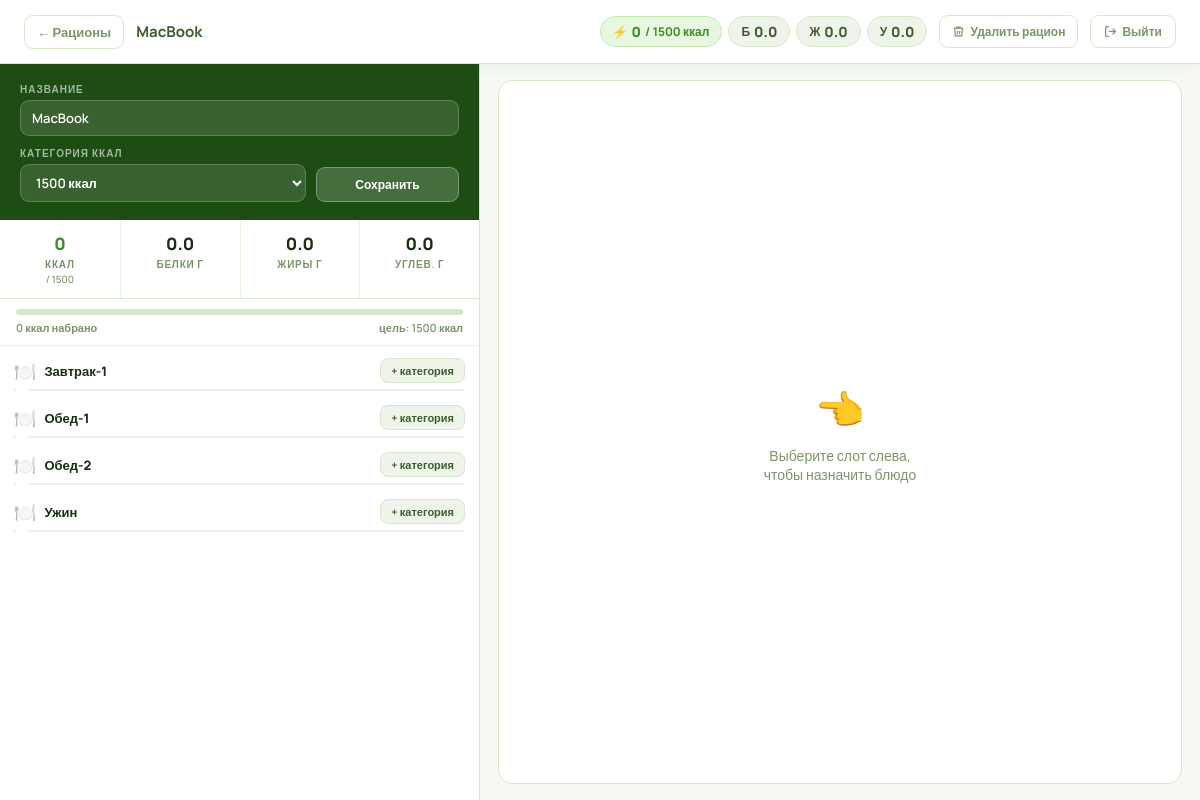
Screenshot of /rations/51/edit/ (signed in) with the database file from the repository.
### myapp/models.py (models this page shows, shortened)
class Ration(models.Model):
    group = models.ForeignKey(
        RationGroup, on_delete=models.CASCADE,
        related_name="rations", verbose_name="Группа",
        null=True, blank=True,
    )
    name = models.CharField(max_length=300, verbose_name="Название рациона")
    kcal_category = models.IntegerField(choices=KCAL_CATEGORIES, verbose_name="Категория калорийности")
    notes = models.TextField(blank=True, null=True, verbose_name="Примечания")
    created_at = models.DateTimeField(auto_now_add=True)
    updated_at = models.DateTimeField(auto_now=True)
    class Meta:
        verbose_name = "Рацион"
        verbose_name_plural = "Рационы"
        ordering = ["-created_at"]

class MealTime(models.Model):
    name = models.CharField(max_length=100, verbose_name="Название")
    icon = models.CharField(max_length=10, blank=True, default="🍽️", verbose_name="Иконка")
    order = models.PositiveSmallIntegerField(default=0, verbose_name="Порядок")
    class Meta:
        verbose_name = "Приём пищи"
        verbose_name_plural = "Приёмы пищи"
        ordering = ["order", "name"]

class RationSlot(models.Model):
    ration = models.ForeignKey(
        Ration, on_delete=models.CASCADE,
        related_name="slots", verbose_name="Рацион"
    )
    meal_time = models.ForeignKey(
        MealTime, on_delete=models.SET_NULL,
        null=True, blank=True,
        verbose_name="Приём пищи"
    )
    slot_type = models.CharField(
        max_length=50, choices=SLOT_TYPES,
        null=True, blank=True,
        verbose_name="Категория блюда"
    )
    product = models.ForeignKey(
        Product, on_delete=models.SET_NULL,
        null=True, blank=True,
        related_name="ration_slots", verbose_name="Блюдо"
    )
    order = models.PositiveSmallIntegerField(default=0, verbose_name="Порядок")
    class Meta:
        verbose_name = "Слот рациона"
        verbose_name_plural = "Слоты рациона"
        ordering = ["order", "meal_time__order"]

### myapp/views.py (the view, shortened to what this page needs)
# urls.py: path("rations/<int:pk>/edit/", views.ration_edit, name="ration_edit"),
def ration_edit(request, pk):
    ration = get_object_or_404(Ration, pk=pk)
    slots = list(
        ration.slots
        .select_related("product", "meal_time")
        .order_by("order", "meal_time__order")
    )
    meal_time_groups = {}  # {meal_time_id: {meal_time, slots: []}}
    total_kcal = total_protein = total_fat = total_carbs = 0
    for slot in slots:
        mt_id = slot.meal_time_id
        if mt_id not in meal_time_groups:
            meal_time_groups[mt_id] = {
                "meal_time": slot.meal_time,
                "slots": [],
            }
        p = slot.product
        kcal    = float(p.kcal_per_serving or 0) if p else 0
        protein = float(p.protein_per_serving or 0) if p else 0
        fat     = float(p.fat_per_serving or 0) if p else 0
        carbs   = float(p.carbs_per_serving or 0) if p else 0
        total_kcal    += kcal
        total_protein += protein
        total_fat     += fat
        total_carbs   += carbs
        meal_time_groups[mt_id]["slots"].append({
            "slot": slot,
            "label": SLOT_LABELS.get(slot.slot_type, slot.slot_type) if slot.slot_type else None,
            "icon":  SLOT_ICONS.get(slot.slot_type, "🍴") if slot.slot_type else "❓",
            "color": SLOT_COLORS.get(slot.slot_type, "green") if slot.slot_type else "green",
            "kcal":    round(kcal, 1),
            "protein": round(protein, 1),
            "fat":     round(fat, 1),
            "carbs":   round(carbs, 1),
        })
    occupied_ids = set()
    if ration.group_id:
        occupied_ids = set(
            RationSlot.objects.filter(
                ration__group_id=ration.group_id,
                product__isnull=False,
            ).exclude(ration=ration)
            .values_list("product_id", flat=True)
        )
    meal_cat_map = {}
    for key, _ in SLOT_TYPES:
        prods = list(
            Product.objects
            .filter(meal_categories__key=key)
            .exclude(pk__in=occupied_ids)
            .order_by("name")
        )
        meal_cat_map[key] = [
            {
                "id": p.pk, "name": p.name,
                "kcal":    float(p.kcal_per_serving or 0),
                "protein": float(p.protein_per_serving or 0),
                "fat":     float(p.fat_per_serving or 0),
                "carbs":   float(p.carbs_per_serving or 0),
                "photo":   p.photo.url if p.photo else "",
            }
            for p in prods
        ]
    all_meal_times = list(MealTime.objects.order_by("order", "name"))
    all_products = list(
        Product.objects
        .prefetch_related("meal_categories")
        .exclude(pk__in=occupied_ids)
        .order_by("name")
    )
    all_products_json = [
        {
            "id": p.pk, "name": p.name,
            "category": " / ".join(str(c) for c in p.meal_categories.all()),
            "kcal":    float(p.kcal_per_serving or 0),
            "protein": float(p.protein_per_serving or 0),
            "fat":     float(p.fat_per_serving or 0),
            "carbs":   float(p.carbs_per_serving or 0),
            "photo":   p.photo.url if p.photo else "",
        }
        for p in all_products
    ]
    return render(request, "myapp/ration_edit.html", {
        "ration": ration,
        "meal_time_groups": list(meal_time_groups.values()),
        "total_kcal":    round(total_kcal, 1),
        "total_protein": round(total_protein, 1),
        "total_fat":     round(total_fat, 1),
        "total_carbs":   round(total_carbs, 1),
        "slot_types":    SLOT_TYPES,
        "slot_icons":    SLOT_ICONS,
        "slot_colors":   SLOT_COLORS,
        "slot_labels":   SLOT_LABELS,
        "kcal_categories": KCAL_CATEGORIES,
        "all_meal_times":  all_meal_times,
        "meal_cat_map_json":  json.dumps(meal_cat_map, ensure_ascii=False),
        "slot_icons_json":    json.dumps(SLOT_ICONS, ensure_ascii=False),
        "slot_labels_json":   json.dumps(SLOT_LABELS, ensure_ascii=False),
        "occupied_count": len(occupied_ids),
        "all_products_json":  json.dumps(all_products_json, ensure_ascii=False),
    })

### myapp/models.py (called while the page is built)
    def __str__(self):
        return SLOT_LABELS.get(self.key, self.key)

### myapp/templatetags/custom_filters.py (called while the page is built)
@register.filter
def get_item(dictionary, key):
    return dictionary.get(key, '')

### myapp/templates/myapp/ration_edit.html (shortened to what this page needs)
{% load custom_filters %}
<!DOCTYPE html>
<html lang="ru">
<head>
</head>
<body>
<div class="topbar">
  <a href="{% url 'ration_group_list' %}" class="back-btn">← Рационы</a>
  <span class="topbar-name">{{ ration.name }}</span>
  <div class="topbar-nutr">
    <div class="tpill kcal">⚡ <strong>{{ total_kcal|floatformat:0 }}</strong> / {{ ration.kcal_category }} ккал</div>
    <div class="tpill">Б <strong>{{ total_protein|floatformat:1 }}</strong></div>
    <div class="tpill">Ж <strong>{{ total_fat|floatformat:1 }}</strong></div>
    <div class="tpill">У <strong>{{ total_carbs|floatformat:1 }}</strong></div>
  </div>
  <button class="del-ration-btn" onclick="openDelModal()">
    <svg width="13" height="13" viewBox="0 0 24 24" fill="none" stroke="currentColor" stroke-width="2.2">
      <polyline points="3 6 5 6 21 6"/><path d="M19 6l-1 14H6L5 6"/><path d="M10 11v6M14 11v6"/><path d="M9 6V4h6v2"/>
    </svg>
    Удалить рацион
  </button>
  <form method="post" action="{% url 'logout' %}" style="display:contents">
    <button type="submit" class="logout-btn" title="Выйти из системы">
      <svg width="13" height="13" viewBox="0 0 24 24" fill="none" stroke="currentColor" stroke-width="2.2">
        <path d="M9 21H5a2 2 0 0 1-2-2V5a2 2 0 0 1 2-2h4"/>
        <polyline points="16 17 21 12 16 7"/>
        <line x1="21" y1="12" x2="9" y2="12"/>
      </svg>
      Выйти
    </button>
  </form>
</div>
<div class="layout">
  <div class="left">
    <form method="post">
      <div class="meta-form">
        <div class="meta-row">
          <div class="mf" style="flex:2"><label class="ml">Название</label>
            <input class="mi" type="text" name="name" value="{{ ration.name }}" required>
          </div>
        </div>
        <div class="meta-row">
          <div class="mf" style="flex:2">
            <label class="ml">Категория ккал</label>
            <select class="mi" name="kcal_category">
              {% for val, label in kcal_categories %}
              <option value="{{ val }}" {% if val == ration.kcal_category %}selected{% endif %}>{{ label }}</option>
              {% endfor %}
            </select>
          </div>
          <div class="mf" style="justify-content:flex-end;padding-top:16px;">
            <button type="submit" class="save-btn">Сохранить</button>
          </div>
        </div>
      </div>
    </form>
    <div class="nutr-sum">
      <div class="ns"><div class="ns-v k">{{ total_kcal|floatformat:0 }}</div><div class="ns-l">Ккал</div><div class="ns-t">/ {{ ration.kcal_category }}</div></div>
      <div class="ns"><div class="ns-v">{{ total_protein|floatformat:1 }}</div><div class="ns-l">Белки г</div></div>
      <div class="ns"><div class="ns-v">{{ total_fat|floatformat:1 }}</div><div class="ns-l">Жиры г</div></div>
      <div class="ns"><div class="ns-v">{{ total_carbs|floatformat:1 }}</div><div class="ns-l">Углев. г</div></div>
    </div>
    <div class="prog-wrap">
      <div class="prog-bar-bg">
      </div>
      <div class="prog-txt">
        <span>{{ total_kcal|floatformat:0 }} ккал набрано</span>
        <span>цель: {{ ration.kcal_category }} ккал</span>
      </div>
    </div>
    <div class="slots-wrap">
      {% for group in meal_time_groups %}
      <div class="meal-group">
        <div class="meal-group-head">
          <span class="meal-group-icon">{{ group.meal_time.icon }}</span>
          <span class="meal-group-name">{{ group.meal_time.name }}</span>
          <button type="button" class="add-cat-btn"
            onclick="openCatPickerRight({{ group.meal_time.pk }}, '{{ group.meal_time.name|escapejs }}')">
            + категория
          </button>
        </div>
        <div class="meal-slots">
          {% for sm in group.slots %}{% with slot=sm.slot %}
          <div class="slot-card {% if sm.label %}c-{{ sm.color }}{% endif %}" id="sc-{{ slot.pk }}">
          </div>
          {% endwith %}{% endfor %}
        </div>
      </div>
      {% endfor %}
    </div>
  </div>
  <div class="right" id="right">
    <div class="no-sel" id="no-sel">
      <div class="ni">👈</div>
      <p>Выберите слот слева,<br>чтобы назначить блюдо</p>
    </div>
  </div>
</div>
</body>
</html>

### rows the page displays
Ration: name "MacBook", kcal_category "1500", kcal_category "1500 ккал"
MealTime: meal_time.icon "🍽️", meal_time.name "Завтрак-1"
MealTime: meal_time.icon "🍽️", meal_time.name "Обед-1"
MealTime: meal_time.icon "🍽️", meal_time.name "Обед-2"
MealTime: meal_time.icon "🍽️", meal_time.name "Ужин"

### other values shown
{{ total_kcal|floatformat:0 }} "0"
{{ total_protein|floatformat:1 }} "0.0"
{{ total_fat|floatformat:1 }} "0.0"
{{ total_carbs|floatformat:1 }} "0.0"
